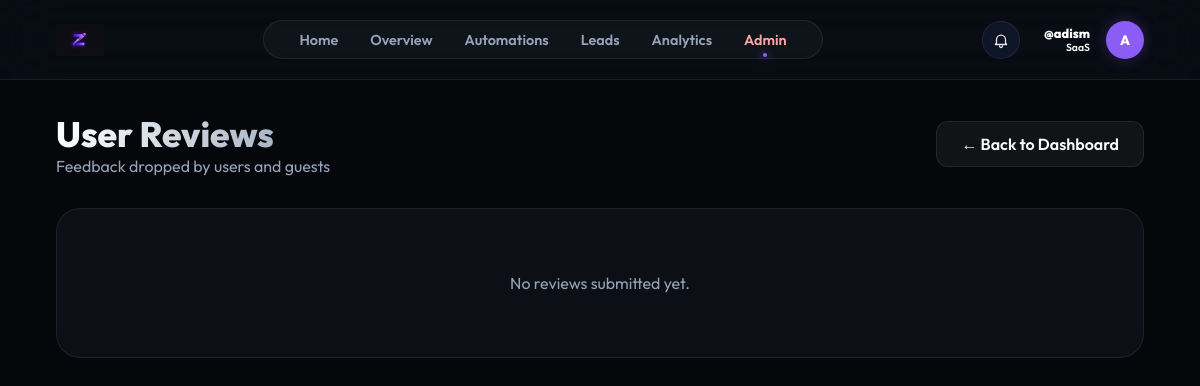
The app's page /admin/reviews (signed in), older data.
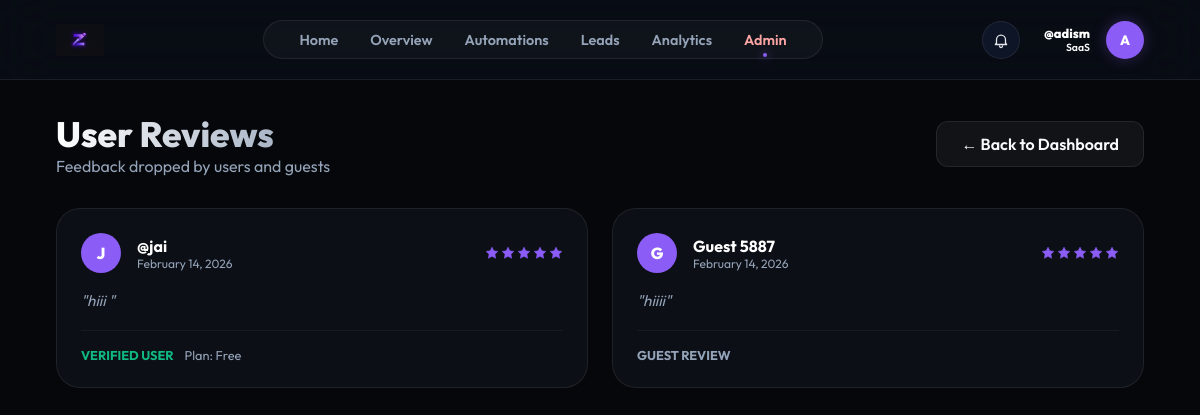
The same page, newer data.
### models.py (models this page shows)
class Review(db.Model):
    id = db.Column(db.Integer, primary_key=True)
    user_id = db.Column(db.Integer, db.ForeignKey('user.id'), nullable=True)
    guest_name = db.Column(db.String(100))
    content = db.Column(db.Text, nullable=False)
    rating = db.Column(db.Integer, default=5)
    created_at = db.Column(db.DateTime, default=datetime.utcnow)
    user = db.relationship('User', backref=db.backref('reviews', lazy=True))

class User(db.Model):
    id = db.Column(db.Integer, primary_key=True)
    username = db.Column(db.String(80), unique=True, nullable=False)
    email = db.Column(db.String(120), unique=True)
    password_hash = db.Column(db.String(256))
    full_name = db.Column(db.String(100))
    fb_user_id = db.Column(db.String(120), unique=True)
    ig_user_id = db.Column(db.String(120), unique=True)
    fb_access_token = db.Column(db.Text)
    ig_access_token = db.Column(db.Text)
    token_expires_at = db.Column(db.DateTime)
    ig_username = db.Column(db.String(100))  # Store Instagram username separately
    ig_password_encrypted = db.Column(db.Text)  # Encrypted password
    ig_session_data = db.Column(db.Text)  # Store session data for direct API
    plan = db.Column(db.String(50), default="Free")
    used_founding_coupon = db.Column(db.Boolean, default=False)
    niche = db.Column(db.String(50))
    bio = db.Column(db.Text)
    avatar = db.Column(db.String(10))
    followers = db.Column(db.Integer, default=0)
    following = db.Column(db.Integer, default=0)
    free_tokens = db.Column(db.Integer, default=4000)
    paid_tokens = db.Column(db.Integer, default=0)
    tokens_reset_at = db.Column(db.DateTime, default=datetime.utcnow)
    is_admin = db.Column(db.Boolean, default=False)
    funnels = db.relationship('Funnel', backref='owner', lazy=True)
    leads = db.relationship('Lead', backref='owner', lazy=True)

### app.py (the view)
@app.route('/admin/reviews')
@admin_required
def admin_reviews():
    user = User.query.get(session['user_id'])
    reviews = Review.query.order_by(Review.created_at.desc()).all()
    return render_template('admin_reviews.html', user=user, reviews=reviews)

### app.py (called while the page is built)
def admin_required(f):
    @wraps(f)
    def decorated_function(*args, **kwargs):
        if 'user_id' not in session:
            return redirect(url_for('login_ui'))
        user = User.query.get(session['user_id'])
        if not user or not user.is_admin:
            abort(403)
        return f(*args, **kwargs)
    return decorated_function

### templates/admin_reviews.html (shortened to what this page needs)
{% extends "base.html" %}
{% block content %}
<div class="admin-container">
    <div style="display: flex; justify-content: space-between; align-items: center; margin-bottom: 2rem;">
        <div>
            <h1
                style="font-size: 2.2rem; font-weight: 800; background: linear-gradient(to right, #fff, #94a3b8); -webkit-background-clip: text; -webkit-text-fill-color: transparent;">
                User Reviews</h1>
            <p style="color: var(--text-secondary);">Feedback dropped by users and guests</p>
        </div>
        <a href="/admin" class="btn btn-secondary" style="text-decoration: none;">← Back to Dashboard</a>
    </div>
    <div style="display: grid; grid-template-columns: repeat(auto-fill, minmax(400px, 1fr)); gap: 1.5rem;">
        {% for review in reviews %}
        <div class="card" style="position: relative;">
            <div style="display: flex; align-items: center; gap: 1rem; margin-bottom: 1rem;">
                <div
                    style="width: 40px; height: 40px; background: #8b5cf6; border-radius: 50%; display: flex; align-items: center; justify-content: center; font-weight: 800; color: white;">
                    {% if review.user %}
                    {{ review.user.avatar or review.user.username[0]|upper }}
                    {% else %}
                    {{ review.guest_name[0]|upper if review.guest_name else 'G' }}
                    {% endif %}
                </div>
                <div>
                    <p style="font-weight: 700; margin: 0; color: #fff;">
                        {% if review.user %}
                        @{{ review.user.username }}
                        {% else %}
                        {{ review.guest_name }}
                        {% endif %}
                    </p>
                    <p style="font-size: 0.75rem; color: var(--text-secondary); margin: 0;">
                        {{ review.created_at.strftime('%B %d, %Y') }}
                    </p>
                </div>
                <div style="margin-left: auto; display: flex; gap: 2px;">
                    {% for i in range(review.rating) %}
                    <svg xmlns="http://www.w3.org/2000/svg" width="14" height="14" viewBox="0 0 24 24" fill="#8b5cf6"
                        stroke="#8b5cf6">
                        <polygon
                            points="12 2 15.09 8.26 22 9.27 17 14.14 18.18 21.02 12 17.77 5.82 21.02 7 14.14 2 9.27 8.91 8.26 12 2" />
                    </svg>
                    {% endfor %}
                </div>
            </div>
            <p style="color: var(--text-secondary); line-height: 1.6; font-size: 0.95rem; font-style: italic;">
                "{{ review.content }}"
            </p>
            {% if review.user_id %}
            <div
                style="margin-top: 1rem; padding-top: 1rem; border-top: 1px solid rgba(255,255,255,0.05); font-size: 0.8rem;">
                <span style="color: #10b981; font-weight: 700;">VERIFIED USER</span>
                <span style="color: var(--text-secondary); margin-left: 0.5rem;">Plan: {{ review.user.plan }}</span>
            </div>
            {% else %}
            <div
                style="margin-top: 1rem; padding-top: 1rem; border-top: 1px solid rgba(255,255,255,0.05); font-size: 0.8rem;">
                <span style="color: #94a3b8; font-weight: 700;">GUEST REVIEW</span>
            </div>
            {% endif %}
        </div>
        {% endfor %}
        {% if not reviews %}
        <div class="card" style="grid-column: 1 / -1; text-align: center; padding: 4rem;">
            <p style="color: var(--text-secondary);">No reviews submitted yet.</p>
        </div>
        {% endif %}
    </div>
</div>
{% endblock %}

Row changes from the older to the newer data that the page shows:
added Review: user "J", user.username "jai", created_at "February 14, 2026", rating 5 (drawn), content "hiii", user.plan "Free"
added Review: guest_name "G", guest_name "Guest 5887", created_at "February 14, 2026", rating 5 (drawn), content "hiiii", shows "GUEST REVIEW"
Text that changed along with them:
text no longer shown: "No reviews submitted yet."
